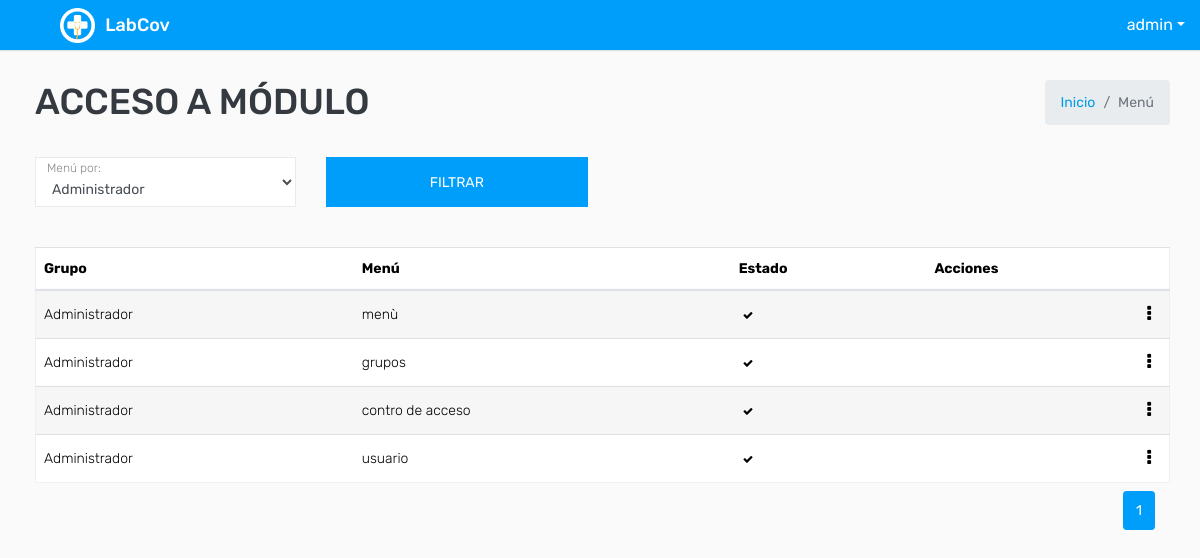
Before: /menu/acceso/ (signed in) with the older database file.
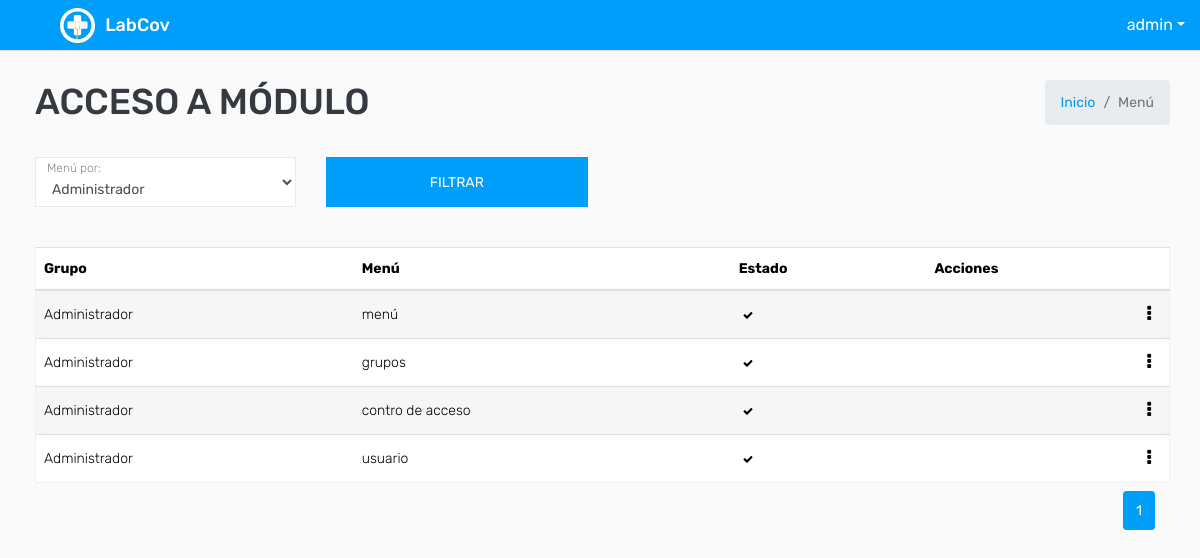
After: the same page with the newer database file.
### covid/models.py (models this page shows, shortened)
class Menu_Groups(models.Model):
    group = models.ForeignKey(Group,on_delete=models.CASCADE)
    menu = models.ForeignKey(Menu,on_delete=models.CASCADE)
    activo = models.BooleanField(default=True)

class ModeloBase(models.Model):
    class Meta:
        abstract = True
    """Model definition for ModeloBase."""
    fecha_creacion = models.DateTimeField(verbose_name='Fecha creación',auto_now_add=True)
    usuario_creacion = models.ForeignKey(settings.AUTH_USER_MODEL, verbose_name='Usuario Creación', related_name='+', blank=True, null=True,on_delete=models.PROTECT, editable=False)
    usuario_modificacion = models.ForeignKey(settings.AUTH_USER_MODEL, verbose_name='Usuario Modificación', related_name='+', blank=True, null=True,on_delete=models.PROTECT , editable=False)
    fecha_modificacion = models.DateTimeField(verbose_name='Fecha Modificación', auto_now=True)

class Menu(ModeloBase):
    titulo = models.CharField(verbose_name='Título',max_length=200)
    descripcion = models.CharField( verbose_name='Descripciòn',max_length=200)
    icono = models.ImageField(verbose_name="icono", upload_to='icon/')
    url = models.CharField(verbose_name='Url', max_length=200)
    es_modulo_principal = models.BooleanField(default=False ,verbose_name='¿Es módulo principal?')
    principal = models.ForeignKey("self", null=True, blank=True, on_delete=models.CASCADE)
    grupo = models.ManyToManyField(Group, through='Menu_Groups', verbose_name='Grupos de usuario')
    activo = models.BooleanField(default=True)
    class Meta:
        verbose_name = 'Menu'
        verbose_name_plural = 'Menus'
    def __str__(self):
        return '{}'.format(self.titulo)

### covid/views.py (the view)
# urls.py: path('menu/acceso/', key.Menu_AccesoListView.as_view(), name="menuAcceso_listar") ,
class Menu_AccesoListView(LoginRequiredMixin,PermissionRequiredMixin,ListView):
    permission_required = 'covid.view_menu_groups'
    paginate_by = 7
    model = Menu_Groups
    template_name = "menu/accesoModulo_listar.html"
    def get_queryset(self):
        busqueda = self.request.GET.get("grupo")
        queryset = Menu_Groups.objects.all()
        if busqueda:
            queryset = Menu_Groups.objects.filter(
                Q(group__id__icontains= busqueda)
                ).distinct()
        return queryset
    def get_context_data(self, **kwargs):
        context = super().get_context_data(**kwargs)
        context['titulo'] = " Acceso a Módulo"
        context['grupos'] = Group.objects.all()
        return context

### templates/menu/accesoModulo_listar.html (shortened to what this page needs)
{% extends 'plantillaBase.html' %} {% block content %}
<div class="row mt-2">
    <div class="col-sm-12 col-4 text-right m-b-20">
        <form action="" method="GET">
            <div class="row filter-row">
                <div class="col-sm-6 col-md-3">
                    <div class="form-group form-focus select-focus focused">
                        <label class="focus-label">Menú por:</label>
                        <select class="form-control select floating select2-hidden-accessible " name="grupo" id="id_grupo">
                            {% for dato in grupos %}
                            <option value="{{ dato.id}}">{{ dato.name }}</option>
                            {% endfor %}
                        </select>
                    </div>
                </div>
                <div class="col-sm-6 col-md-3">
                    <button type="submit" class="btn btn-primary btn-block"> Filtrar </button>
                </div>
            </div>
        </form>
    </div>
</div>
<div class="row ">
    <div class="col-md-12">
        <div class="table-responsive">
            <div id="DataTables_Table_0_wrapper" class="dataTables_wrapper dt-bootstrap4 no-footer">
                <div class="row">
                    <div class="col-sm-12">
                        <table class="table table-border table-striped custom-table  mb-0  no-footer" id="DataTables_Table_0" role="grid" aria-describedby="DataTables_Table_0_info">
                            <thead>
                                <tr>
                                    <th>Grupo</th>
                                    <th>Menú</th>
                                    <th>Estado</th>
                                    <th>Acciones</th>
                                </tr>
                            </thead>
                            <tbody>
                                {% for dato in object_list %}
                                <tr>
                                    <td>{{ dato.group }}</td>
                                    <td>{{ dato.menu }}</td>
                                    <td>
                                        {% if dato.activo == True%}
                                        <a class="badge " data-toggle="tooltip" data-placement="top" title="Activo"><span class="fa fa-check "></span></a> {% else %}
                                        <a class="badge " data-toggle="tooltip" data-placement="top" title="Activo"><span class="fa fa-times "></span></a> {% endif %}
                                    </td>
                                    <td class="text-right">
                                        <div class="dropdown dropdown-action">
                                            <a class="action-icon dropdown-toggle" data-toggle="dropdown" aria-expanded="false"><i class="fa fa-ellipsis-v"></i></a>
                                        </div>
                                    </td>
                                </tr>
                                {% endfor %}
                            </tbody>
                        </table>
                    </div>
                </div>
            </div>
        </div>
        <div class="container-fluid">
            <ul class="pagination pagination-sm m-0 float-right">
                <nav aria-label="Page navigation example">
                    <ul class="pagination justify-content-center mt-2">
                         {% for i in page_obj.paginator.page_range %} {% if i == page_obj.number %}
                        <li class="page-item active">
                            <a class="page-link" href="#">{{ i }}</a>
                        </li>
                        {% else %}
                        <li class="page-item">
                            <a class="page-link" href="?page={{ i }}">{{ i }}</a>
                        </li>
                        {% endif %} {% endfor %}
                    </ul>
                </nav>
            </ul>
        </div>
    </div>
</div>
{% endblock %}

Changed rows visible on the page:
removed Menu_Groups: group "Administrador", menu "menù", activo True (drawn)
added Menu_Groups: group "Administrador", menu "menú", activo True (drawn)
